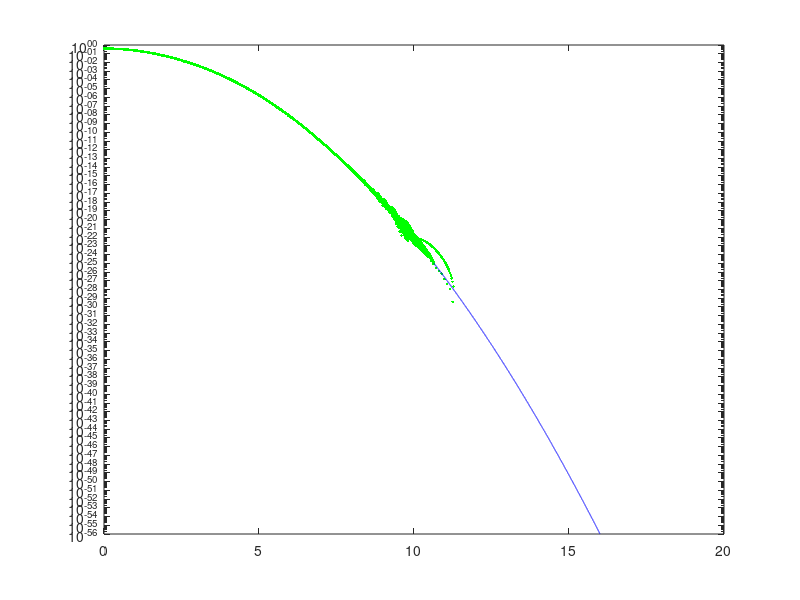
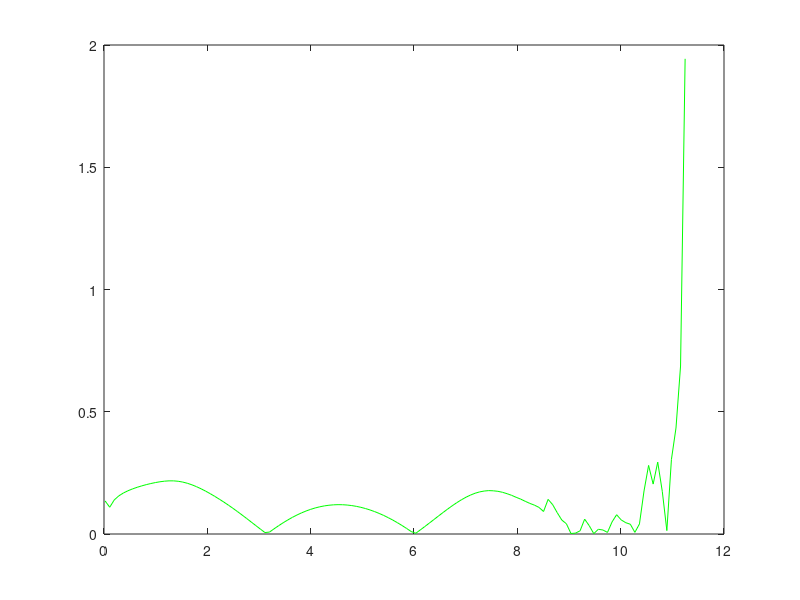

MATLAB code for these plots, in order:
clear all;
close all;


var4 = 2;
sq_var4 = sqrt(var4);

bins = -16 :1/2^11:16;

load pdf4_8p

x = pdf4_8p(:,1);
pdf4 = pdf4_8p(:,2);


pdf8 = conv(pdf4,pdf4);


%Compute Gaussian PDF
ref = pdf('Normal',bins,0,1);
pdf8 = pdf8/max(pdf8)*max(ref);
semilogy(bins/sq_var4,pdf8,'g.');

pdf8 = pdf8(end/2+1:end);
bins = bins(end/2+1:end);
ref = ref(end/2+1:end);



fac = 2^8;
k = 1;
for i = 1:fac:32768
    dum(k) = 0;
    for j = 1:fac
        dum(k) = dum(k) + pdf8(i-1+j);
    end
k = k+1;
end
dum = dum/max(dum)*max(ref);
bins1 = 0+8/fac :32/fac:16;
bins1 = bins1/sq_var4;

semilogy(bins1, dum,'g.');hold;
semilogy(bins,ref,'b');
semilogy(bins/sq_var4,pdf8,'g.');

var4 = 1;
%Compute the Error in PDF_n4 by inverse gaussian equation (High Rate)
xg4_hr = sqrt(-2 * var4 * log(sqrt(2*pi * var4) * dum));
ref4_hr =  exp(-xg4_hr.^2/(2*var4))* (1/(sqrt(2* pi * var4)));
err_n4_hr = (bins1-xg4_hr);

figure;
plot(bins1, abs(err_n4_hr*100/16),'g');

%Compute Gaussian PDF
ref = pdf('Normal',bins1,0,1);

 
bins2 = bins1(1:36);
ref1 = round(ref(1:36)*3e3);
pdf_corr1 = round(dum(1:36)*3e3);
mychi1 = (ref1-pdf_corr1).^2./ref1;
chi_value1 =sum(mychi1)
 
bins3 = bins1(37:53);
ref2 = round(ref(37:53)*9e5);
pdf_corr2 = round(dum(37:53)*9e5);
mychi2 = (ref2-pdf_corr2).^2./ref2;
chi_value2 =sum(mychi2)
 
bins4 = bins1(54:65);
ref3 = round(ref(54:65)*8e7);
pdf_corr3 = round(dum(54:65)*8e7);
mychi3 = (ref3-pdf_corr3).^2./ref3;
chi_value3 =sum(mychi3)% chi_value3 =sum(mychi3)

bins5 = bins1(66:77);
ref4 = round(ref(66:77)*1e11);
pdf_corr4 = round(dum(66:77)*1e11);
mychi4 = (ref4-pdf_corr4).^2./ref4;
chi_value4 =sum(mychi4)% chi_value3 =sum(mychi3)

bins6 = bins1(78:89);
ref5 = round(ref(78:89)*2e14);
pdf_corr5 = round(dum(78:89)*2e14);
pdf_corr5 = round(pdf_corr5 / max(pdf_corr5) * max(ref5));
mychi5 = (ref5-pdf_corr5).^2./ref5;
chi_value5 =sum(mychi5)% chi_value3 =sum(mychi3)

bins7 = bins1(90:101);
ref6 = round(ref(90:101)*1.4e18);
pdf_corr6 = round(dum(90:101)*1.4e18);
pdf_corr6 = round(pdf_corr6 / max(pdf_corr6) * max(ref6));
mychi6 = (ref6-pdf_corr6).^2./ref6;
chi_value6 =sum(mychi6)% chi_value3 =sum(mychi3)

bins8 = bins1(102:113);
ref7 = round(ref(102:113)*1.4e22);
pdf_corr7 = round(dum(102:113)*1.4e22);
pdf_corr7 = round(pdf_corr7 / max(pdf_corr7) * max(ref7));
mychi7 = (ref7-pdf_corr7).^2./ref7;
chi_value7 =sum(mychi7)% chi_value3 =sum(mychi3)


% figure;
% semilogy(bins1, pdf_corr1,'.');hold
% semilogy(bins1, ref1,'r.');
% figure;
% semilogy(bins2, pdf_corr2,'.');hold
% semilogy(bins2, ref2,'r.');
% figure;
% semilogy(bins3, pdf_corr3,'.');hold
% semilogy(bins3, ref3,'r.');
% figure;
% semilogy(bins4, pdf_corr4,'.');hold
% semilogy(bins4, ref4,'r.');
% figure;
% semilogy(bins5, pdf_corr5,'.');hold
% semilogy(bins5, ref5,'r.');
% figure;
% semilogy(bins6, pdf_corr6,'.');hold
% semilogy(bins6, ref6,'r.');
% figure;
% semilogy(bins7, pdf_corr7,'.');hold
% semilogy(bins7, ref7,'r.');
% figure;
% semilogy(bins8, pdf_corr8,'.');hold
% semilogy(bins8, ref8,'r.');
% figure;
% semilogy(bins9, pdf_corr9,'.');hold
% semilogy(bins9, ref9,'r.');
% figure;
% semilogy(bins10, pdf_corr10,'.');hold
% semilogy(bins10, ref10,'r.');
% figure;
% semilogy(bins11, pdf_corr11,'.');hold
% semilogy(bins11, ref11,'r.');
